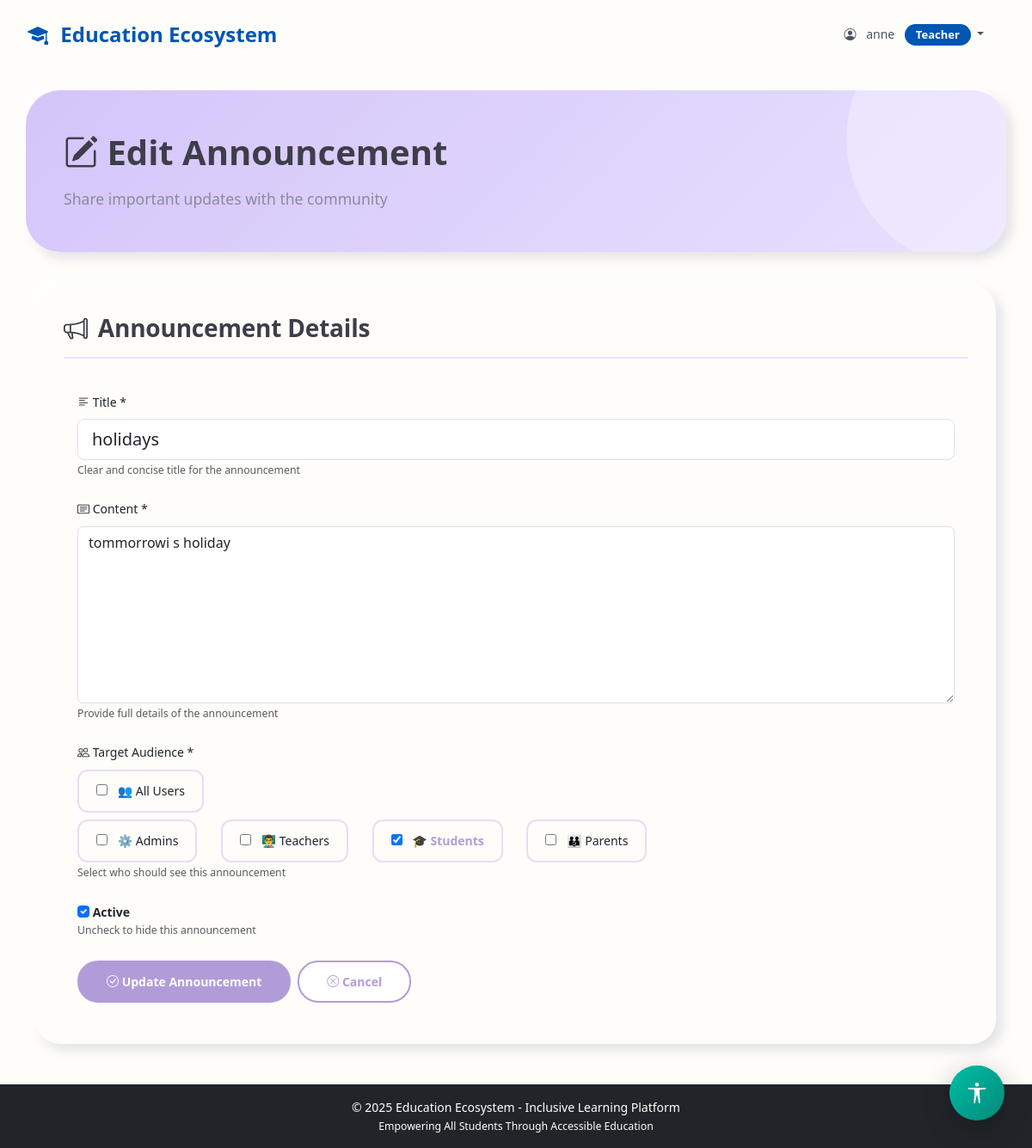
/announcements/2/edit/ (signed in), run on the app's committed database.
### myapp/models.py (models this page shows, shortened)
class Profile(models.Model):
    ROLE_CHOICES = [
        ('admin', 'Admin'),
        ('teacher', 'Teacher'),
        ('student', 'Student'),
        ('parent', 'Parent'),
    ]
    DISABILITY_CHOICES = [
        ('none', 'None'),
        ('visual', 'Visual Impairment'),
        ('hearing', 'Hearing Impairment'),
        ('mobility', 'Mobility Impairment'),
        ('learning', 'Learning Disability'),
        ('multiple', 'Multiple Disabilities'),
    ]
    CONTENT_PREFERENCE = [
        ('text', 'Text'),
        ('audio', 'Audio'),
        ('video', 'Video'),
        ('mixed', 'Mixed'),
    ]
    FONT_SIZE_CHOICES = [
        ('small', 'Small'),
        ('medium', 'Medium'),
        ('large', 'Large'),
    ]
    user = models.OneToOneField(User, on_delete=models.CASCADE, related_name='profile')
    role = models.CharField(max_length=20, choices=ROLE_CHOICES, default='student')
    phone = models.CharField(max_length=15, blank=True, null=True)
    address = models.TextField(blank=True, null=True)
    profile_picture = models.ImageField(upload_to='profile_pics/', blank=True, null=True)
    disability_type = models.CharField(max_length=20, choices=DISABILITY_CHOICES, default='none')
    assistance_required = models.TextField(blank=True, null=True, help_text="Describe any special assistance needed")
    preferred_content_format = models.CharField(max_length=10, choices=CONTENT_PREFERENCE, default='mixed')
    high_contrast_mode = models.BooleanField(default=False)
    font_size = models.CharField(max_length=10, choices=FONT_SIZE_CHOICES, default='medium')
    linked_student = models.ForeignKey(User, on_delete=models.SET_NULL, null=True, blank=True,
                                       related_name='parent_link', limit_choices_to={'profile__role': 'student'})
    created_at = models.DateTimeField(auto_now_add=True)
    updated_at = models.DateTimeField(auto_now=True)
    class Meta:
        ordering = ['-created_at']

class Announcement(models.Model):
    title = models.CharField(max_length=200)
    content = models.TextField()
    created_by = models.ForeignKey(User, on_delete=models.CASCADE, related_name='announcements')
    target_roles = models.CharField(max_length=100, default='all',
                                    help_text="Comma-separated roles: admin,teacher,student,parent or 'all'")
    is_active = models.BooleanField(default=True)
    created_at = models.DateTimeField(auto_now_add=True)
    class Meta:
        ordering = ['-created_at']

### myapp/views.py (the view, shortened to what this page needs)
# urls.py: path('announcements/<int:announcement_id>/edit/', views.announcement_edit, name='announcement_edit'),
@login_required
def announcement_edit(request, announcement_id):
    announcement = get_object_or_404(Announcement, id=announcement_id)
    if request.user.profile.role not in ['admin'] and announcement.created_by != request.user:
        messages.error(request, 'Access denied.')
        return redirect('announcement_list')
    return render(request, 'announcement_form.html', {'announcement': announcement})

### myapp/templates/announcement_form.html (shortened to what this page needs)
{% extends 'base.html' %}
{% load static %}
{% block extra_css %}
<link rel="stylesheet" href="{% static 'css/dashboard_beautiful.css' %}">
{% endblock %}
{% block content %}
<div class="row dashboard-header">
    <div class="col-12">
        <h1 class="mb-3">
            <i class="bi bi-{% if announcement %}pencil-square{% else %}plus-circle{% endif %}"></i>
            {% if announcement %}Edit{% else %}Create New{% endif %} Announcement
        </h1>
        <p class="lead">Share important updates with the community</p>
    </div>
</div>
<div class="card section-card">
    <div class="card-header">
        <h5 class="mb-0">
            <i class="bi bi-megaphone"></i> Announcement Details
        </h5>
    </div>
    <div class="card-body">
        <form method="POST">
            <div class="mb-4">
                <label class="form-label"><i class="bi bi-text-left"></i> Title *</label>
                <input type="text" name="title" class="form-control form-control-lg"
                       value="{% if announcement %}{{ announcement.title }}{% endif %}"
                       placeholder="Enter announcement title" required maxlength="200">
                <small class="text-muted">Clear and concise title for the announcement</small>
            </div>
            <div class="mb-4">
                <label class="form-label"><i class="bi bi-card-text"></i> Content *</label>
                <textarea name="content" class="form-control" rows="8"
                          placeholder="Enter announcement details..." required>{% if announcement %}{{ announcement.content }}{% endif %}</textarea>
                <small class="text-muted">Provide full details of the announcement</small>
            </div>
        <div class="mb-4">
            <label class="form-label d-block"><i class="bi bi-people"></i> Target Audience *</label>
            <div class="mb-2">
                <label class="role-checkbox">
                    <input type="checkbox" name="target_all" id="targetAll"
                           onchange="toggleRoles()">
                    <span>👥 All Users</span>
                </label>
            </div>
            <div id="specificRoles" style="{% if not announcement or announcement.target_roles == 'all' %}display:none;{% endif %}">
                <label class="role-checkbox">
                    <input type="checkbox" name="target_roles" value="admin"
                           {% if announcement and 'admin' in announcement.target_roles %}checked{% endif %}>
                    <span>⚙️ Admins</span>
                </label>
                <label class="role-checkbox">
                    <input type="checkbox" name="target_roles" value="teacher"
                           {% if announcement and 'teacher' in announcement.target_roles %}checked{% endif %}>
                    <span>👨‍🏫 Teachers</span>
                </label>
                <label class="role-checkbox">
                    <input type="checkbox" name="target_roles" value="student"
                           {% if announcement and 'student' in announcement.target_roles %}checked{% endif %}>
                    <span>🎓 Students</span>
                </label>
                <label class="role-checkbox">
                    <input type="checkbox" name="target_roles" value="parent"
                           {% if announcement and 'parent' in announcement.target_roles %}checked{% endif %}>
                    <span>👪 Parents</span>
                </label>
            </div>
            <small class="text-muted">Select who should see this announcement</small>
        </div>
        <div class="mb-4">
            <label class="form-check-label">
                <input type="checkbox" name="is_active" class="form-check-input"
                       {% if not announcement or announcement.is_active %}checked{% endif %}>
                <strong>Active</strong>
                <small class="text-muted d-block">Uncheck to hide this announcement</small>
            </label>
        </div>
            <div class="d-flex gap-2">
                <button type="submit" class="btn btn-primary btn-lg">
                    <i class="bi bi-check-circle"></i> {% if announcement %}Update{% else %}Create{% endif %} Announcement
                </button>
                <a href="{% url 'announcement_list' %}" class="btn btn-outline-primary btn-lg">
                    <i class="bi bi-x-circle"></i> Cancel
                </a>
            </div>
        </form>
    </div>
</div>
{% endblock %}

### myapp/templates/base.html (shortened to what this page needs)
<!DOCTYPE html>
<html lang="en">
<head>
    <link href="https://cdn.jsdelivr.net/npm/bootstrap@5.3.0/dist/css/bootstrap.min.css" rel="stylesheet">
    <link rel="stylesheet" href="https://cdn.jsdelivr.net/npm/bootstrap-icons@1.11.0/font/bootstrap-icons.css">
    {% load static %}
    <link rel="stylesheet" href="{% static 'css/style.css' %}?v=15.0">
    <link rel="stylesheet" href="{% static 'css/dashboard_beautiful.css' %}?v=15.0">
    {% block extra_css %}{% endblock %}
</head>
<body {% if user.is_authenticated and user.profile.high_contrast_mode %}class="high-contrast"{% endif %}
      data-font-size="{% if user.is_authenticated %}{{ user.profile.font_size }}{% else %}medium{% endif %}"
      data-disability-type="{% if user.is_authenticated %}{{ user.profile.disability_type }}{% else %}none{% endif %}">
    {% if user.is_authenticated %}
    <nav class="navbar navbar-expand-lg navbar-main">
        <div class="container-fluid">
            <a class="navbar-brand" href="{% url 'dashboard' %}">
                <i class="bi bi-mortarboard-fill"></i> Education Ecosystem
            </a>
            <div class="navbar-nav ms-auto">
                <div class="nav-item dropdown">
                    <a class="nav-link dropdown-toggle" href="#" role="button" data-bs-toggle="dropdown">
                        <i class="bi bi-person-circle me-2"></i> {{ user.username }}
                        <span class="badge badge-role ms-2">{{ user.profile.get_role_display }}</span>
                    </a>
                </div>
            </div>
        </div>
    </nav>
    {% endif %}
    <main class="container my-4">
        {% block content %}{% endblock %}
    </main>
    {% if user.is_authenticated %}
    <div class="accessibility-toolbar">
        <button class="accessibility-toggle-btn" id="accessibilityToggle" title="Accessibility Options">
            <i class="bi bi-universal-access"></i>
        </button>
    </div>
    {% endif %}
    <footer class="bg-dark text-white text-center py-3 mt-5">
        <p class="mb-0">&copy; 2025 Education Ecosystem - Inclusive Learning Platform</p>
        <p class="mb-0 small">Empowering All Students Through Accessible Education</p>
    </footer>
    {% load static %}
</body>
</html>

### myapp/static/css/style.css (style rules this page uses)
:root { --primary-blue: #1565C0; --primary-dark: #0D47A1; --primary-light: #42A5F5; --accent-emerald: #00BFA5; --accent-light: #64FFDA; --accent-dark: #00897B; --neutral-white: #FFFFFF; --neutral-light: #FAFBFC; --neutral-gray: #E3E8EF; --neutral-dark: #455A64; --text-dark: #263238; --text-light: #78909C; --success: #00C853; --warning: #FF9100; --danger: #FF5252; --info: #2979FF; --shadow-sm: 0 2px 8px rgba(0, 0, 0, 0.15); --shadow-md: 0 4px 16px rgba(0, 0, 0, 0.2); --shadow-lg: 0 8px 32px rgba(0, 0, 0, 0.25); --radius-sm: 8px; --radius-md: 12px; --radius-lg: 16px; }
body { font-family: 'Inter', 'Segoe UI', system-ui, sans-serif; background: linear-gradient(135deg, var(--neutral-light) 0%, #f0f4f8 100%); color: var(--text-dark); line-height: 1.7; min-height: 100vh; transition: all 0.3s ease; }
body[data-font-size="small"] { font-size: 14px; }
.navbar-main { background: transparent; box-shadow: none; padding: 1rem 0; position: sticky; top: 0; z-index: 1000; border-bottom: none; }
.navbar-brand { font-weight: 700; font-size: 1.5rem; color: #0056b3 !important; transition: all 0.3s ease; }
.navbar-brand i { margin-right: 0.5rem; }
.nav-link { color: #4b5563 !important; font-weight: 500; padding: 0.75rem 1.25rem !important; border-radius: 8px; transition: all 0.3s ease; margin: 0 0.25rem; }
.badge-role { background: #0056b3; color: white; padding: 0.375rem 0.75rem; border-radius: 6px; font-weight: 600; font-size: 0.75rem; }
.card-header { background: linear-gradient(135deg, var(--primary-blue), var(--primary-dark)); color: var(--neutral-white); border: none; padding: 1.5rem; font-weight: 600; font-size: 1.1rem; }
.btn { border: none; border-radius: var(--radius-sm); padding: 0.875rem 1.5rem; font-weight: 600; transition: all 0.3s cubic-bezier(0.4, 0, 0.2, 1); position: relative; overflow: hidden; }
.btn::before { content: ''; position: absolute; top: 50%; left: 50%; width: 0; height: 0; background: rgba(255, 255, 255, 0.2); border-radius: 50%; transform: translate(-50%, -50%); transition: width 0.6s, height 0.6s; }
.btn-primary { background: linear-gradient(135deg, var(--primary-blue), var(--primary-dark)); color: var(--neutral-white); }
.btn-outline-primary { background: transparent; border: 2px solid var(--primary-blue); color: var(--primary-blue); }
.badge { padding: 0.5rem 1rem; border-radius: 20px; font-weight: 600; font-size: 0.75rem; }
.accessibility-toolbar { position: fixed; bottom: 2rem; right: 2rem; z-index: 1050; }
.accessibility-toggle-btn { width: 64px; height: 64px; background: linear-gradient(135deg, var(--accent-emerald), var(--accent-dark)); border: none; border-radius: 50%; color: white; font-size: 1.5rem; box-shadow: var(--shadow-lg); transition: all 0.4s cubic-bezier(0.4, 0, 0.2, 1); cursor: pointer; }
.card, .dashboard-card { animation: cardEnter 0.6s ease-out; will-change: transform; }
.card:nth-child(2) { animation-delay: 0.2s; }
.card::after { content: ''; position: absolute; top: 0; left: 0; right: 0; bottom: 0; border-radius: inherit; opacity: 0; box-shadow: 0 0 40px rgba(0, 0, 0, 0.35); transition: opacity 0.3s ease; pointer-events: none; }

### myapp/templates/announcement_form.html (style rules this page uses)
.role-checkbox { display: inline-block; margin-right: 1.5rem; padding: 0.75rem 1.25rem; border: 2px solid #e5dff5; border-radius: 12px; cursor: pointer; transition: all 0.3s ease; background: var(--cream); }
.role-checkbox input[type="checkbox"] { margin-right: 0.5rem; }
.role-checkbox input[type="checkbox"]:checked + span { font-weight: 600; color: var(--lavender); }

### data on the page
Announcement: title "holidays", content "tommorrowi s holiday", target_roles "☑", is_active "☑"

### other printed values
{{ user.username }} "anne"
{{ user.profile.get_role_display }} "Teacher"
